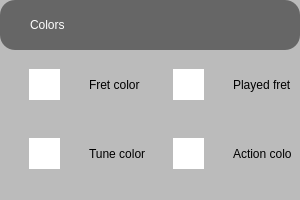
     <widget class="QFrame" name="menuColorsBG">
      <property name="minimumSize">
       <size>
        <width>0</width>
        <height>0</height>
       </size>
      </property>
      <property name="maximumSize">
       <size>
        <width>16777215</width>
        <height>16777215</height>
       </size>
      </property>
      <property name="styleSheet">
       <string notr="true">padding-left: 0; background-color: #BBB; border-radius: 30px;</string>
      </property>
      <property name="frameShape">
       <enum>QFrame::StyledPanel</enum>
      </property>
      <property name="frameShadow">
       <enum>QFrame::Raised</enum>
      </property>
      <layout class="QVBoxLayout" name="verticalLayout_3">
       <property name="spacing">
        <number>0</number>
       </property>
       <property name="leftMargin">
        <number>0</number>
       </property>
       <property name="topMargin">
        <number>0</number>
       </property>
       <property name="rightMargin">
        <number>0</number>
       </property>
       <property name="bottomMargin">
        <number>0</number>
       </property>
       <item>
        <widget class="QPushButton" name="menuColors">
         <property name="minimumSize">
          <size>
           <width>0</width>
           <height>50</height>
          </size>
         </property>
         <property name="maximumSize">
          <size>
           <width>16777215</width>
           <height>100</height>
          </size>
         </property>
         <property name="styleSheet">
          <string notr="true">background-color: #666;
color: #FFF;
border-radius: 15px;
text-align:left;padding-left: 30px;</string>
         </property>
         <property name="text">
          <string>Colors</string>
         </property>
         <property name="checkable">
          <bool>true</bool>
         </property>
         <property name="checked">
          <bool>false</bool>
         </property>
        </widget>
       </item>
       <item>
        <widget class="QFrame" name="frame">
         <property name="minimumSize">
          <size>
           <width>300</width>
           <height>150</height>
          </size>
         </property>
         <property name="maximumSize">
          <size>
           <width>16777215</width>
           <height>300</height>
          </size>
         </property>
         <property name="styleSheet">
          <string notr="true">background-color: #BBB;
border-radius: 15px;
text-align: left;
color: #000;
padding-left: 0;</string>
         </property>
         <property name="frameShape">
          <enum>QFrame::StyledPanel</enum>
         </property>
         <property name="frameShadow">
          <enum>QFrame::Raised</enum>
         </property>
         <layout class="QGridLayout" name="gridLayout">
          <item row="1" column="0">
           <widget class="QFrame" name="frame_3">
            <property name="maximumSize">
             <size>
              <width>320</width>
              <height>16777215</height>
             </size>
            </property>
            <property name="styleSheet">
             <string notr="true">border-radius: 0;</string>
            </property>
            <property name="frameShape">
             <enum>QFrame::StyledPanel</enum>
            </property>
            <property name="frameShadow">
             <enum>QFrame::Raised</enum>
            </property>
            <widget class="QLabel" name="label_2">
             <property name="geometry">
              <rect>
               <x>80</x>
               <y>10</y>
               <width>231</width>
               <height>31</height>
              </rect>
             </property>
             <property name="styleSheet">
              <string notr="true">padding-left: 0;</string>
             </property>
             <property name="text">
              <string>Tune color</string>
             </property>
            </widget>
            <widget class="QPushButton" name="lTuneColor">
             <property name="geometry">
              <rect>
               <x>20</x>
               <y>10</y>
               <width>31</width>
               <height>31</height>
              </rect>
             </property>
             <property name="cursor">
              <cursorShape>PointingHandCursor</cursorShape>
             </property>
             <property name="styleSheet">
              <string notr="true">background-color: rgb(255, 255, 255);</string>
             </property>
             <property name="text">
              <string/>
             </property>
            </widget>
           </widget>
          </item>
          <item row="0" column="1">
           <widget class="QFrame" name="frame_4">
            <property name="styleSheet">
             <string notr="true">border-radius: 0;</string>
            </property>
            <property name="frameShape">
             <enum>QFrame::StyledPanel</enum>
            </property>
            <property name="frameShadow">
             <enum>QFrame::Raised</enum>
            </property>
            <widget class="QLabel" name="label_3">
             <property name="geometry">
              <rect>
               <x>80</x>
               <y>10</y>
               <width>231</width>
               <height>31</height>
              </rect>
             </property>
             <property name="text">
              <string>Played fret color</string>
             </property>
            </widget>
            <widget class="QPushButton" name="lPlayedFretColor">
             <property name="geometry">
              <rect>
               <x>20</x>
               <y>10</y>
               <width>31</width>
               <height>31</height>
              </rect>
             </property>
             <property name="cursor">
              <cursorShape>PointingHandCursor</cursorShape>
             </property>
             <property name="styleSheet">
              <string notr="true">background-color: rgb(255, 255, 255);</string>
             </property>
             <property name="text">
              <string/>
             </property>
            </widget>
           </widget>
          </item>
          <item row="0" column="0">
           <widget class="QFrame" name="frame_2">
            <property name="maximumSize">
             <size>
              <width>320</width>
              <height>16777215</height>
             </size>
            </property>
            <property name="styleSheet">
             <string notr="true">border-radius: 0;</string>
            </property>
            <property name="frameShape">
             <enum>QFrame::StyledPanel</enum>
            </property>
            <property name="frameShadow">
             <enum>QFrame::Raised</enum>
            </property>
            <widget class="QLabel" name="label">
             <property name="geometry">
              <rect>
               <x>80</x>
               <y>10</y>
               <width>231</width>
               <height>31</height>
              </rect>
             </property>
             <property name="text">
              <string>Fret color</string>
             </property>
            </widget>
            <widget class="QPushButton" name="lFretColor">
             <property name="geometry">
              <rect>
               <x>20</x>
               <y>10</y>
               <width>31</width>
               <height>31</height>
              </rect>
             </property>
             <property name="cursor">
              <cursorShape>PointingHandCursor</cursorShape>
             </property>
             <property name="styleSheet">
              <string notr="true">background-color: rgb(255, 255, 255);</string>
             </property>
             <property name="text">
              <string/>
             </property>
            </widget>
           </widget>
          </item>
          <item row="1" column="1">
           <widget class="QFrame" name="frame_5">
            <property name="styleSheet">
             <string notr="true">border-radius: 0;</string>
            </property>
            <property name="frameShape">
             <enum>QFrame::StyledPanel</enum>
            </property>
            <property name="frameShadow">
             <enum>QFrame::Raised</enum>
            </property>
            <widget class="QLabel" name="label_4">
             <property name="geometry">
              <rect>
               <x>80</x>
               <y>10</y>
               <width>231</width>
               <height>31</height>
              </rect>
             </property>
             <property name="text">
              <string>Action color</string>
             </property>
            </widget>
            <widget class="QPushButton" name="lActionsColor">
             <property name="geometry">
              <rect>
               <x>20</x>
               <y>10</y>
               <width>31</width>
               <height>31</height>
              </rect>
             </property>
             <property name="cursor">
              <cursorShape>PointingHandCursor</cursorShape>
             </property>
             <property name="styleSheet">
              <string notr="true">background-color: rgb(255, 255, 255);</string>
             </property>
             <property name="text">
              <string/>
             </property>
            </widget>
           </widget>
          </item>
         </layout>
        </widget>
       </item>
      </layout>
     </widget>
